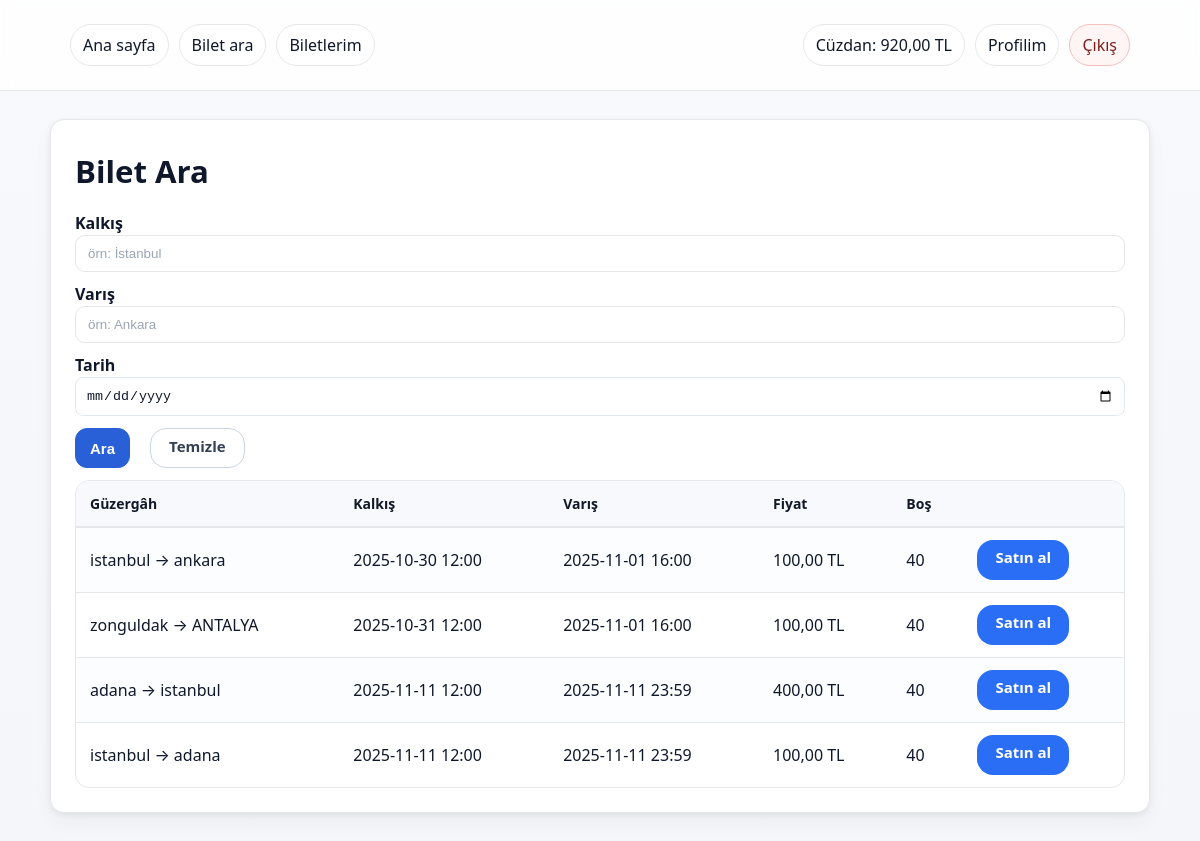
Page /pages/bilet_ara.php (signed in) on the committed database.
### tables this page shows
CREATE TABLE users (
        id            INTEGER PRIMARY KEY AUTOINCREMENT,
        firm_id       INTEGER,
        name          TEXT    NOT NULL,
        email         TEXT    NOT NULL UNIQUE,
        password_hash TEXT    NOT NULL,
        role          TEXT    NOT NULL CHECK (role IN ('admin','firm_admin','user')),
        credit_cents  INTEGER NOT NULL DEFAULT 0,
        is_active     INTEGER NOT NULL DEFAULT 1,
        created_at    TEXT    NOT NULL DEFAULT (datetime('now')),
        FOREIGN KEY (firm_id) REFERENCES firms(id) ON DELETE SET NULL
    );

CREATE TABLE trips (
        id          INTEGER PRIMARY KEY AUTOINCREMENT,
        firm_id     INTEGER NOT NULL,
        from_city   TEXT    NOT NULL,
        to_city     TEXT    NOT NULL,
        depart_at   TEXT    NOT NULL,
        arrive_at   TEXT,
        price_cents INTEGER NOT NULL,
        seat_count  INTEGER NOT NULL CHECK (seat_count > 0),
        status      TEXT    NOT NULL DEFAULT 'active' CHECK (status IN ('active','cancelled','past')),
        created_at  TEXT    NOT NULL DEFAULT (datetime('now')),
        FOREIGN KEY (firm_id) REFERENCES firms(id) ON DELETE CASCADE
    );

### inc/helpers.php (called while the page is built, shortened)
<?php
function e(?string $s): string {
    return htmlspecialchars((string)$s, ENT_QUOTES, 'UTF-8');
}

### inc/auth.php (called while the page is built, shortened)
<?php
function current_user(): ?array {
    return $_SESSION['user'] ?? null;
}

### pages/bilet_ara.php (the view, shortened to what this page needs)
<?php
require __DIR__ . '/../inc/auth.php';
require __DIR__ . '/../inc/nav.php';
$pdo = db();
$from = trim((string)($_GET['from_city'] ?? ''));
$to   = trim((string)($_GET['to_city'] ?? ''));
$dt   = trim((string)($_GET['date'] ?? ''));
$where = ["t.status='active'"];
$params = [];
$sql = "
SELECT t.id, t.from_city, t.to_city, t.depart_at, t.arrive_at, t.price_cents, t.seat_count,
       (SELECT COUNT(*) FROM tickets k WHERE k.trip_id=t.id AND k.status='purchased') AS sold
FROM trips t
WHERE ".implode(' AND ', $where)."
ORDER BY t.depart_at ASC, t.id ASC
LIMIT 200
";
$st = $pdo->prepare($sql);
$st->execute($params);
$rows = $st->fetchAll();
function tl(int $c): string { return number_format($c/100, 2, ',', '.'); }
?>
<!doctype html>
<html lang="tr">
<head>
  <link rel="stylesheet" href="<?= e(BASE_URL) ?>/css/styles.css">
</head>
<body>
  <?= nav_html(); ?>
  <main class="container" style="padding:28px 0">
    <section class="card">
      <h1>Bilet Ara</h1>
      <form method="get" class="form" style="margin-bottom:12px">
        <div class="form-grid-3">
          <label>Kalkış
            <input name="from_city" value="<?= e($from) ?>" placeholder="örn: İstanbul">
          </label>
          <label>Varış
            <input name="to_city" value="<?= e($to) ?>" placeholder="örn: Ankara">
          </label>
          <label>Tarih
            <input type="date" name="date" value="<?= e($dt) ?>">
          </label>
        </div>
        <div class="form-actions">
          <button type="submit">Ara</button>
          <a class="btn outline" href="<?= e(BASE_URL) ?>/pages/bilet_ara.php">Temizle</a>
        </div>
      </form>
      <div style="overflow:auto">
        <table>
          <thead>
            <tr>
              <th>Güzergâh</th>
              <th>Kalkış</th>
              <th>Varış</th>
              <th>Fiyat</th>
              <th>Boş</th>
              <th></th>
            </tr>
          </thead>
          <tbody>
            <?php if (!$rows): ?>
              <tr><td colspan="6">Uygun sefer bulunamadı.</td></tr>
            <?php else: foreach ($rows as $r):
              $bos = max(0, (int)$r['seat_count'] - (int)$r['sold']); ?>
              <tr>
                <td><?= e($r['from_city'].' → '.$r['to_city']) ?></td>
                <td><?= e($r['depart_at']) ?></td>
                <td><?= e((string)($r['arrive_at'] ?? '')) ?></td>
                <td><?= e(tl((int)$r['price_cents'])) ?> TL</td>
                <td><?= e((string)$bos) ?></td>
                <td><a class="btn" href="<?= e(BASE_URL) ?>/pages/sefer_detay.php?id=<?= e((string)$r['id']) ?>">Satın al</a></td>
              </tr>
            <?php endforeach; endif; ?>
          </tbody>
        </table>
      </div>
    </section>
  </main>
</body>
</html>

### inc/nav.php (shortened to what this page needs)
<?php
require_once __DIR__ . '/auth.php';
function nav_html(): string
{
    $u    = current_user();
    $role = $u['role'] ?? null;
    ob_start(); ?>
    <header class="site-header">
      <div class="container">
        <nav class="top">
          <a class="chip" href="<?= e(BASE_URL) ?>/">Ana sayfa</a>
          <?php if ($u): ?>
            <?php if ($role === 'admin'): ?>
              <a class="chip" href="<?= e(PAGES_URL) ?>/admin_firma_adminleri.php">Firma yöneticileri</a>
              <a class="chip" href="<?= e(PAGES_URL) ?>/firmalar.php">Firmalar</a>
              <a class="chip" href="<?= e(PAGES_URL) ?>/kullanici_listesi.php">Kullanıcılar</a>
              <a class="chip" href="<?= e(PAGES_URL) ?>/kuponlar.php">Kuponlar</a>
            <?php elseif ($role === 'firm_admin'): ?>
              <a class="chip" href="<?= e(PAGES_URL) ?>/firma_sefer_listesi.php">Seferlerim</a>
              <a class="chip primary" href="<?= e(PAGES_URL) ?>/firma_sefer_ekle.php">Yeni sefer ekle</a>
              <a class="chip" href="<?= e(PAGES_URL) ?>/kuponlar.php">Kuponlar</a>
            <?php elseif ($role === 'user'):  ?>
              <a class="chip" href="<?= e(PAGES_URL) ?>/bilet_al.php">Bilet ara</a>
              <a class="chip" href="<?= e(PAGES_URL) ?>/biletlerim.php">Biletlerim</a>
            <?php endif; ?>
            <?php if ($role === 'user' && isset($u['id'])):
                $pdo = db();
                $st = $pdo->prepare('SELECT credit_cents FROM users WHERE id=?');
                $st->execute([(int)$u['id']]);
                $cc = (int)$st->fetchColumn();
                $cc_tl = number_format($cc/100, 2, ',', '.');
                ?>
              <span class="chip muted">Cüzdan: <?= e($cc_tl) ?> TL</span>
            <?php endif; ?>
            <a class="chip" href="<?= e(PAGES_URL) ?>/profil.php">Profilim</a>
            <a class="chip danger" href="<?= e(PAGES_URL) ?>/cikis.php">Çıkış</a>
          <?php endif; ?>
        </nav>
      </div>
    </header>
    <?php
    return ob_get_clean();
}

### css/styles.css (style rules this page uses)
:root { --bg: #f4f6fa; --bg-grad: #f8f9fd; --surface: #ffffff; --text: #0f172a; --muted: #667085; --border: #e5e7eb; --primary: #2e6be6; --primary-600:#2059cc; --primary-50: #eef3ff; --success: #16a34a; --danger: #e54848; --shadow: 0 10px 20px rgba(2,6,23,.04), 0 2px 6px rgba(2,6,23,.06); --radius: 14px; --radius-sm: 10px; }
* { box-sizing:border-box }
html,body { height:100% }
body { margin:0; font-family: ui-sans-serif, system-ui, -apple-system, "Segoe UI", Roboto, "Helvetica Neue", Arial; color:var(--text); background: linear-gradient(180deg, var(--bg-grad) 0%, var(--bg) 100%); line-height:1.5; }
a { color:var(--primary); text-decoration:none }
.container { max-width:1100px;margin:0 auto;padding:24px 20px }
.card { background:var(--surface); border:1px solid var(--border); border-radius:var(--radius); box-shadow:var(--shadow); padding:24px; }
h1 { font-size:clamp(28px,2.6vw,40px);margin:4px 0 16px }
.muted { color:var(--muted) }
.site-header { background:#ffffffd9; backdrop-filter:blur(6px); border-bottom:1px solid var(--border); position:sticky; top:0; z-index:10; }
nav.top { display:flex; align-items:center; gap:10px; flex-wrap:wrap; }
.chip { display:inline-flex; align-items:center; padding:8px 12px; border:1px solid var(--border); background:#fff; color:var(--text); border-radius:999px; box-shadow:0 1px 0 rgba(2,6,23,.03); transition:all .15s ease; text-decoration:none; }
.chip.danger { border-color:#f3c0c0; color:#7f1d1d; background:#fff5f5; }
button, .btn { appearance:none; border:1px solid var(--primary); background:var(--primary); color:#fff; padding:9px 14px; border-radius:10px; font-weight:600; cursor:pointer; transition:all .15s ease; }
.btn.outline { background:#fff; color:var(--text); border-color:var(--border) }
label { display:grid; gap:6px; color:var(--text); font-weight:600 }
input, select, textarea { width:100%; padding:10px 12px; border:1px solid var(--border); border-radius:10px; background:#fff; color:var(--text); outline:none; transition:border-color .15s, box-shadow .15s; }
input::placeholder, textarea::placeholder { color:#9aa4b2 }
table { width:100%; border-collapse:separate; border-spacing:0; background:#fff; border:1px solid var(--border); border-radius:var(--radius); overflow:hidden; }
thead th { text-align:left; font-size:14px; color:#111827; background:#f7f9fc; border-bottom:1px solid var(--border); padding:12px 14px; }
tbody td { padding:12px 14px; border-top:1px solid var(--border) }
tbody tr:nth-child(odd) { background:#fbfdff }
button, .btn { display:inline-flex; align-items:center; justify-content:center; gap:8px; height:40px; padding:0 14px; font-size:15px; line-height:1; white-space:nowrap; border-radius:12px; }
.btn + .btn, button + .btn, .btn + button, button + button { margin-left:8px; }
.btn-row, .form-actions { display:flex; flex-wrap:wrap; gap:8px; }
.chip { box-shadow:none; }
:root { --primary: #2a60d7; --primary-600:#1d4fc1; }
.form label { display:block; margin-bottom:10px; }
.form input[type="text"], .form input[type="email"], .form input[type="password"], .form input[type="date"], .form select { width:100%; padding:10px; border:1px solid #e2e8f0; border-radius:8px; box-sizing:border-box; }
.form-actions { display:flex; gap:12px; align-items:center; margin-top:12px; }
.btn { padding:10px 18px; border-radius:16px; background:#2b6ef6; color:white; text-decoration:none; border:none; display:inline-block; }
.btn.outline { background:transparent; color:#334155; border:1px solid #cbd5e1; }

### rows in the picture
users: credit_cents "920,00"
trips: from_city+to_city "istanbul → ankara", depart_at "2025-10-30 12:00", arrive_at "2025-11-01 16:00", price_cents "100,00", seat_count "40"
trips: from_city+to_city "zonguldak → ANTALYA", depart_at "2025-10-31 12:00", arrive_at "2025-11-01 16:00", price_cents "100,00", seat_count "40"
trips: from_city+to_city "adana → istanbul", depart_at "2025-11-11 12:00", arrive_at "2025-11-11 23:59", price_cents "400,00", seat_count "40"
trips: from_city+to_city "istanbul → adana", depart_at "2025-11-11 12:00", arrive_at "2025-11-11 23:59", price_cents "100,00", seat_count "40"
